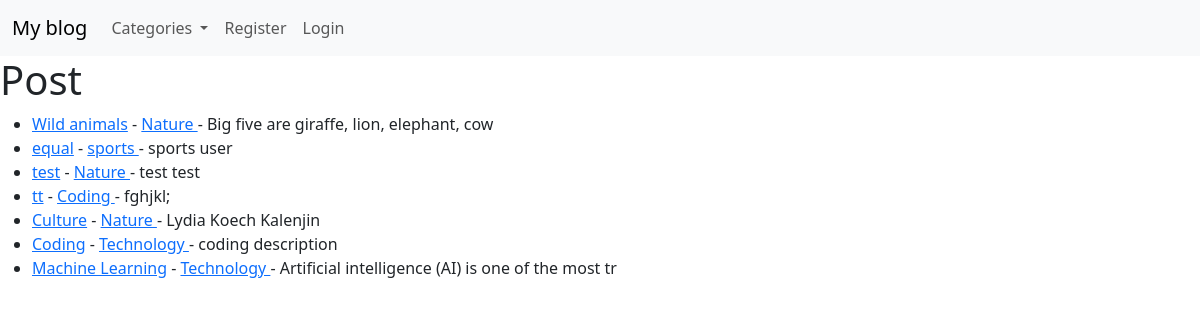
The page / on the database its author committed.
### blog/models.py (models this page shows, shortened)
class Post(models.Model):
    title = models.CharField(max_length=255)
    title_tag = models.CharField(max_length=255)
    author = models.ForeignKey(User, on_delete=models.CASCADE)
    body = models.TextField()
    post_date = models.DateField(auto_now_add=True)
    category = models.CharField(max_length=255)
    likes = models.ManyToManyField(User, related_name='blog_posts')

### blog/views.py (the view)
# urls.py: path('', HomeView.as_view(), name="home"),
class HomeView(ListView):
    model = Post
    template_name = 'home.html'
    ordering = ['-post_date']
    def get_context_data(self, *args, **kwargs):
        cat_menu = Category.objects.all()
        context = super(HomeView, self).get_context_data(*args, **kwargs)
        context["cat_menu"] = cat_menu
        return context

### blog/models.py (called while the page is built)
    def __str__(self):
        return self.name

### blog/templates/home.html (shortened to what this page needs)
{% extends 'base.html' %}
{% block content %}
<h1>Post</h1>
<ul>
    {% for post in object_list %}
    <li><a href="{% url 'article_detail' post.pk %}">{{ post.title}}</a>
        - <a href="{% url 'category' post.category|slugify %}"> {{ post.category }} </a>
        - {{ post.author.first_name }}
        {{ post.author.last_name }}
        {{ post.body|slice:":50 " }}
    </li>
    {% endfor %}
</ul>
{% endblock %}

### rows shown on the page
Post: title "Wild animals", category "Nature", body "Big five are giraffe, lion, elephant, cow"
Post: title "equal", category "sports", body "sports user"
Post: title "test", category "Nature", body "test test"
Post: title "tt", category "Coding", body "fghjkl;"
Post: title "Culture", category "Nature", author.first_name "Lydia", author.last_name "Koech", body "Kalenjin"
Post: title "Coding", category "Technology", body "coding description"
Post: title "Machine Learning", category "Technology", body "Artificial intelligence (AI) is one of the most tr"
